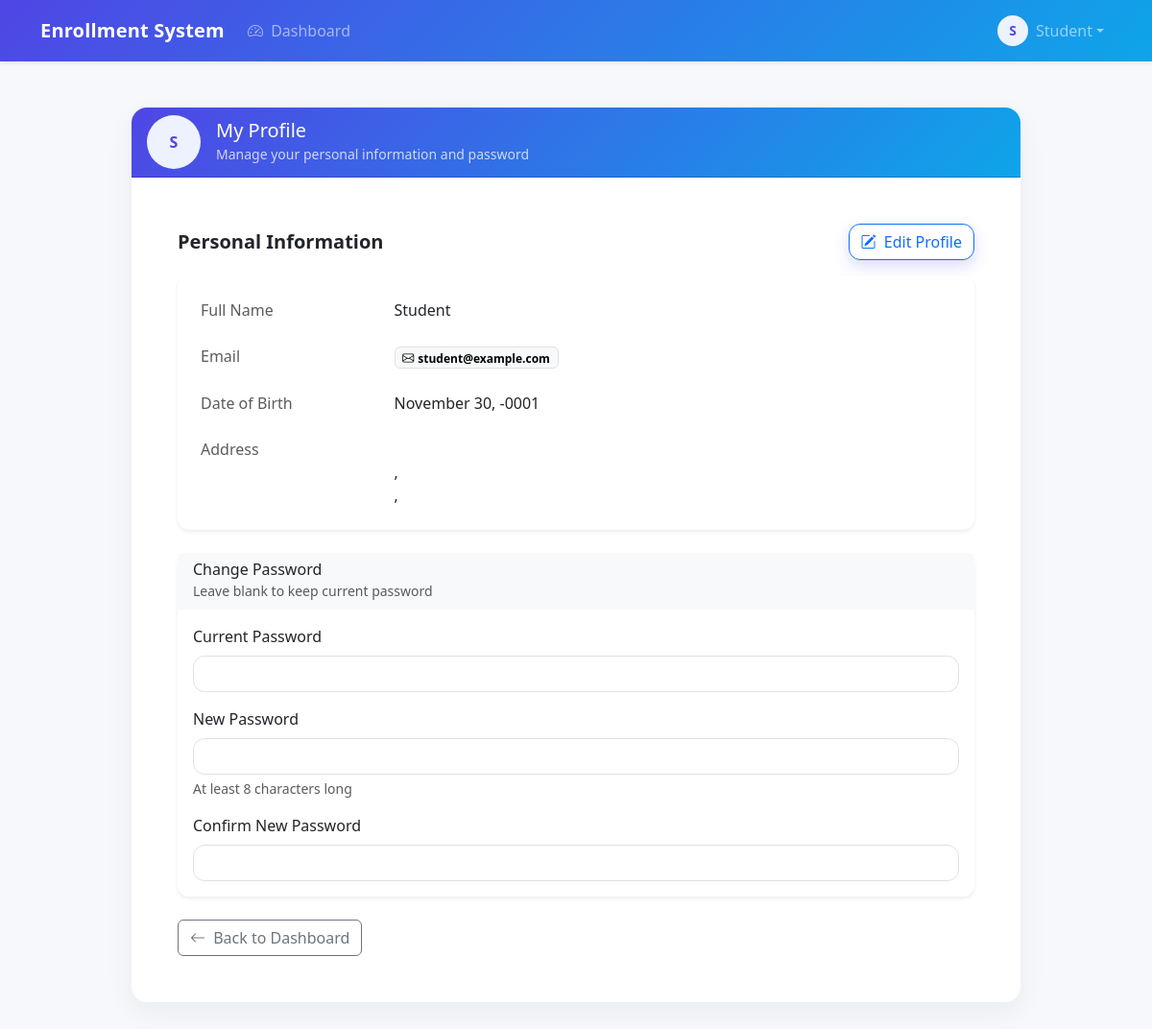
The app's page /profile.php (signed in) with its own data.
### tables this page shows
CREATE TABLE IF NOT EXISTS users (
    id INT AUTO_INCREMENT PRIMARY KEY,
    name VARCHAR(100) NOT NULL,
    email VARCHAR(100) NOT NULL UNIQUE,
    password VARCHAR(255) NOT NULL,
    date_of_birth DATE NOT NULL,
    address TEXT NOT NULL,
    city VARCHAR(100) NOT NULL,
    state VARCHAR(100) NOT NULL,
    postal_code VARCHAR(20) NOT NULL,
    country VARCHAR(100) NOT NULL,
    role ENUM('student', 'instructor') DEFAULT 'student',
    last_login TIMESTAMP NULL DEFAULT NULL,
    registration_date TIMESTAMP DEFAULT CURRENT_TIMESTAMP,
    updated_at TIMESTAMP DEFAULT CURRENT_TIMESTAMP ON UPDATE CURRENT_TIMESTAMP,
    INDEX idx_email (email),
    INDEX idx_role (role)
);

### config/database.php (called while the page is built, shortened)
<?php
if (!isset($pdo)) {
    try {
        $pdo = new PDO(
            "mysql:host=" . DB_HOST . ";dbname=" . DB_NAME . ";charset=utf8mb4",
            DB_USER,
            DB_PASS,
            [
                PDO::ATTR_ERRMODE => PDO::ERRMODE_EXCEPTION,
                PDO::ATTR_DEFAULT_FETCH_MODE => PDO::FETCH_ASSOC,
                PDO::ATTR_EMULATE_PREPARES => false,
            ]
        );
    } catch (PDOException $e) {
        die("Database connection failed: " . $e->getMessage());
    }
}
if (!function_exists('executeQuery')) {
    function executeQuery($sql, $params = []) {
        global $pdo;
        try {
            $stmt = $pdo->prepare($sql);
            $stmt->execute($params);
            return $stmt;
        } catch (PDOException $e) {
            error_log("Database Error: " . $e->getMessage());
            return false;
        }
    }
    function fetchOne($sql, $params = []) {
        $stmt = executeQuery($sql, $params);
        return $stmt ? $stmt->fetch(PDO::FETCH_ASSOC) : false;
    }
}
return $pdo;
?>

### profile.php (the view, shortened to what this page needs)
<?php
require_once 'config/database.php';
$user = fetchOne("SELECT * FROM users WHERE id = ?", [$_COOKIE['user_id']]);
?>
<!DOCTYPE html>
<html lang="en">
<head>
    <link href="https://cdn.jsdelivr.net/npm/bootstrap@5.3.0/dist/css/bootstrap.min.css" rel="stylesheet">
    <link rel="stylesheet" href="https://cdn.jsdelivr.net/npm/bootstrap-icons@1.10.0/font/bootstrap-icons.css">
</head>
<body>
    <?php include 'includes/navbar.php'; ?>
    <div class="container py-5">
        <div class="row justify-content-center">
            <div class="col-12 col-xl-10 col-xxl-8">
                <div class="card card-modern">
                    <div class="card-header card-header-gradient">
                        <div class="d-flex align-items-center gap-3">
                            <div class="avatar-initials" aria-hidden="true"><?php echo htmlspecialchars($initials ?: 'U'); ?></div>
                            <div>
                                <h5 class="mb-0">My Profile</h5>
                                <small class="opacity-75">Manage your personal information and password</small>
                            </div>
                        </div>
                    </div>
                    <div class="card-body p-4 p-md-5">
                        <?php $isEditMode = isset($_GET['edit']) && $_GET['edit'] === 'true'; ?>
                        <?php if (!$isEditMode): ?>
                            <div class="mb-4">
                                <div class="d-flex justify-content-between align-items-center mb-3">
                                    <h5 class="section-title mb-0">Personal Information</h5>
                                    <a href="?edit=true" class="btn btn-outline-primary btn-modern">
                                        <i class="bi bi-pencil-square me-1"></i> Edit Profile
                                    </a>
                                </div>
                                <div class="card info-card border-0 shadow-sm">
                                    <div class="card-body p-4">
                                        <div class="row g-4 align-items-start">
                                            <div class="col-sm-4 col-md-3 text-muted">Full Name</div>
                                            <div class="col-sm-8 col-md-9 fw-medium"><?php echo htmlspecialchars($user['name']); ?></div>
                                            <div class="col-sm-4 col-md-3 text-muted">Email</div>
                                            <div class="col-sm-8 col-md-9"><span class="badge text-bg-light border"><i class="bi bi-envelope me-1"></i><?php echo htmlspecialchars($user['email']); ?></span></div>
                                            <div class="col-sm-4 col-md-3 text-muted">Date of Birth</div>
                                            <div class="col-sm-8 col-md-9"><?php echo date('F j, Y', strtotime($user['date_of_birth'])); ?></div>
                                            <div class="col-sm-4 col-md-3 text-muted">Address</div>
                                            <div class="col-sm-8 col-md-9">
                                                <?php echo htmlspecialchars($user['address']); ?><br>
                                                <?php echo htmlspecialchars($user['city']) . ', ' . htmlspecialchars($user['state']); ?><br>
                                                <?php echo htmlspecialchars($user['postal_code']) . ', ' . htmlspecialchars($user['country']); ?>
                                            </div>
                                        </div>
                                    </div>
                                </div>
                            </div>
                        <?php endif; ?>
                            <div class="card mb-4 border-0 shadow-sm info-card">
                                <div class="card-header bg-light border-0">
                                    <h6 class="mb-0">Change Password</h6>
                                    <small class="text-muted">Leave blank to keep current password</small>
                                </div>
                                <div class="card-body">
                                    <div class="mb-3">
                                        <label for="current_password" class="form-label">Current Password</label>
                                        <input type="password" class="form-control" id="current_password" name="current_password">
                                    </div>
                                    <div class="mb-3">
                                        <label for="new_password" class="form-label">New Password</label>
                                        <input type="password" class="form-control" id="new_password" name="new_password">
                                        <div class="form-text">At least 8 characters long</div>
                                    </div>
                                    <div class="mb-0">
                                        <label for="confirm_password" class="form-label">Confirm New Password</label>
                                        <input type="password" class="form-control" id="confirm_password" name="confirm_password">
                                    </div>
                                </div>
                            </div>
                            <?php if ($isEditMode): ?>
                                <div class="d-flex justify-content-between mt-4">
                                    <a href="?" class="btn btn-outline-secondary">
                                        <i class="bi bi-x-lg me-1"></i> Cancel
                                    </a>
                                    <button type="submit" class="btn btn-primary btn-modern">
                                        <i class="bi bi-save me-1"></i> Save Changes
                                    </button>
                                </div>
                            <?php else: ?>
                                <div class="mt-4">
                                    <a href="dashboard.php" class="btn btn-outline-secondary">
                                        <i class="bi bi-arrow-left me-1"></i> Back to Dashboard
                                    </a>
                                </div>
                            <?php endif; ?>
                    </div>
                </div>
            </div>
        </div>
    </div>
</body>
</html>

### profile.php (style rules this page uses)
body { background: #f6f8fb; }
.card-modern { border: 0; border-radius: 1rem; box-shadow: 0 10px 30px rgba(18, 38, 63, 0.06); }
.card-header-gradient { background: linear-gradient(135deg, #4f46e5 0%, #0ea5e9 100%); color: #fff; border-top-left-radius: 1rem !important; border-top-right-radius: 1rem !important; }
.section-title { font-weight: 600; }
.btn-modern { border-radius: .75rem; box-shadow: 0 6px 16px rgba(79,70,229,.2); }
.btn-outline-primary { border-radius: .75rem; }
.form-control { border-radius: .75rem; }
.avatar-initials { width: 56px; height: 56px; border-radius: 50%; background: #eef2ff; color: #4f46e5; display: inline-flex; align-items: center; justify-content: center; font-weight: 700; }
.info-card { border-radius: .75rem; }

### records on screen
users: name "Student", email "student@example.com", date_of_birth "November 30, -0001"

### other values on screen
$initials ?: 'U' "S"
$displayName "Student"
